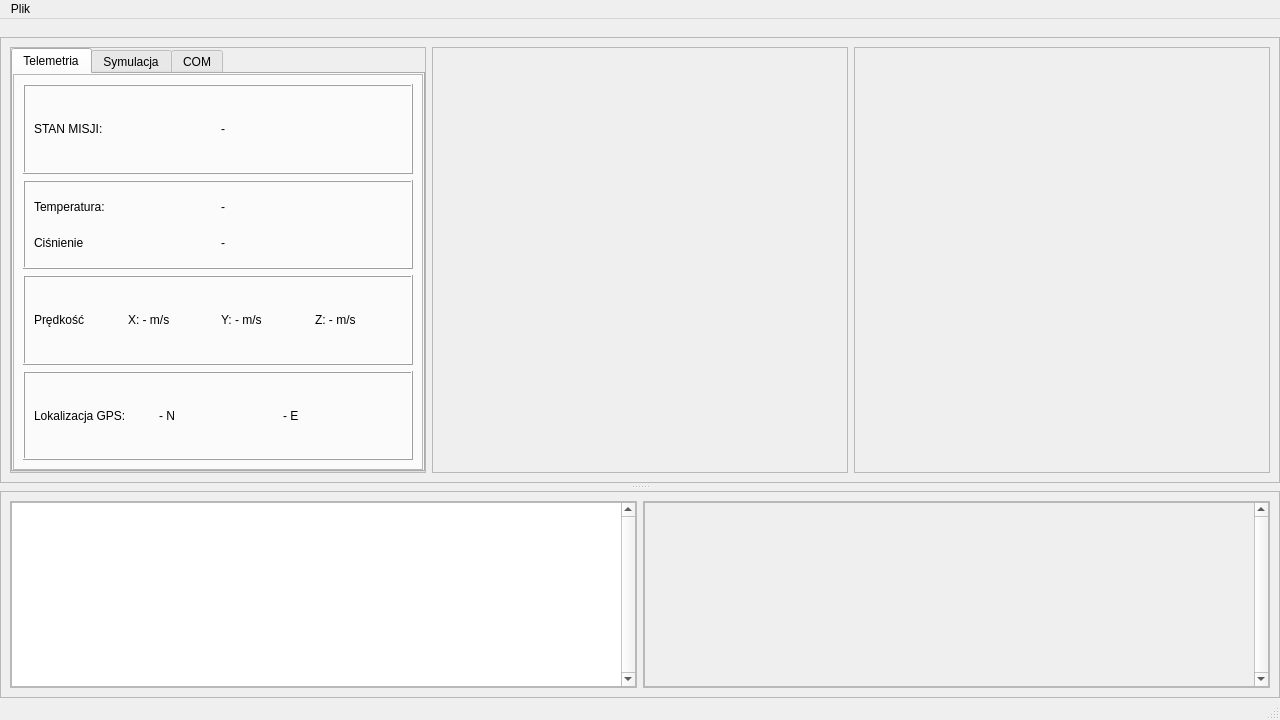
<?xml version="1.0" encoding="UTF-8"?>
<ui version="4.0">
 <class>MainWindow</class>
 <widget class="QMainWindow" name="MainWindow">
  <property name="geometry">
   <rect>
    <x>0</x>
    <y>0</y>
    <width>1280</width>
    <height>720</height>
   </rect>
  </property>
  <property name="sizePolicy">
   <sizepolicy hsizetype="Preferred" vsizetype="Preferred">
    <horstretch>0</horstretch>
    <verstretch>0</verstretch>
   </sizepolicy>
  </property>
  <property name="minimumSize">
   <size>
    <width>1280</width>
    <height>720</height>
   </size>
  </property>
  <property name="maximumSize">
   <size>
    <width>2560</width>
    <height>1440</height>
   </size>
  </property>
  <property name="windowTitle">
   <string>TerraCan Mission Control</string>
  </property>
  <widget class="QWidget" name="centralwidget">
   <layout class="QHBoxLayout" name="horizontalLayout_3">
    <property name="spacing">
     <number>0</number>
    </property>
    <property name="leftMargin">
     <number>0</number>
    </property>
    <property name="topMargin">
     <number>0</number>
    </property>
    <property name="rightMargin">
     <number>0</number>
    </property>
    <property name="bottomMargin">
     <number>0</number>
    </property>
    <item>
     <widget class="QStackedWidget" name="stackedWidget">
      <property name="currentIndex">
       <number>0</number>
      </property>
      <widget class="QWidget" name="main_view">
       <layout class="QHBoxLayout" name="horizontalLayout_4">
        <property name="spacing">
         <number>0</number>
        </property>
        <property name="leftMargin">
         <number>0</number>
        </property>
        <property name="topMargin">
         <number>18</number>
        </property>
        <property name="rightMargin">
         <number>0</number>
        </property>
        <property name="bottomMargin">
         <number>0</number>
        </property>
        <item>
         <widget class="QSplitter" name="splitter">
          <property name="orientation">
           <enum>Qt::Orientation::Vertical</enum>
          </property>
          <property name="handleWidth">
           <number>8</number>
          </property>
          <property name="childrenCollapsible">
           <bool>false</bool>
          </property>
          <widget class="QFrame" name="upper_half">
           <property name="minimumSize">
            <size>
             <width>0</width>
             <height>300</height>
            </size>
           </property>
           <property name="frameShape">
            <enum>QFrame::Shape::StyledPanel</enum>
           </property>
           <property name="frameShadow">
            <enum>QFrame::Shadow::Raised</enum>
           </property>
           <layout class="QHBoxLayout" name="horizontalLayout" stretch="3,3,3">
            <item>
             <widget class="QFrame" name="tab_list_container">
              <property name="frameShape">
               <enum>QFrame::Shape::StyledPanel</enum>
              </property>
              <property name="frameShadow">
               <enum>QFrame::Shadow::Raised</enum>
              </property>
              <layout class="QVBoxLayout" name="verticalLayout_2">
               <property name="spacing">
                <number>0</number>
               </property>
               <property name="leftMargin">
                <number>0</number>
               </property>
               <property name="topMargin">
                <number>0</number>
               </property>
               <property name="rightMargin">
                <number>0</number>
               </property>
               <property name="bottomMargin">
                <number>0</number>
               </property>
               <item>
                <widget class="QTabWidget" name="tab_list">
                 <property name="tabShape">
                  <enum>QTabWidget::TabShape::Rounded</enum>
                 </property>
                 <property name="currentIndex">
                  <number>0</number>
                 </property>
                 <widget class="QWidget" name="Telemetria">
                  <attribute name="title">
                   <string>Telemetria</string>
                  </attribute>
                  <layout class="QHBoxLayout" name="horizontalLayout_7">
                   <property name="spacing">
                    <number>0</number>
                   </property>
                   <property name="leftMargin">
                    <number>0</number>
                   </property>
                   <property name="topMargin">
                    <number>0</number>
                   </property>
                   <property name="rightMargin">
                    <number>0</number>
                   </property>
                   <property name="bottomMargin">
                    <number>0</number>
                   </property>
                   <item>
                    <widget class="QFrame" name="container">
                     <property name="frameShape">
                      <enum>QFrame::Shape::StyledPanel</enum>
                     </property>
                     <property name="frameShadow">
                      <enum>QFrame::Shadow::Raised</enum>
                     </property>
                     <layout class="QVBoxLayout" name="verticalLayout_6">
                      <item>
                       <widget class="QFrame" name="mission_state_container">
                        <property name="frameShape">
                         <enum>QFrame::Shape::Box</enum>
                        </property>
                        <property name="frameShadow">
                         <enum>QFrame::Shadow::Raised</enum>
                        </property>
                        <layout class="QHBoxLayout" name="horizontalLayout_8">
                         <item>
                          <widget class="QLabel" name="nochange">
                           <property name="text">
                            <string>STAN MISJI:</string>
                           </property>
                          </widget>
                         </item>
                         <item>
                          <widget class="QLabel" name="state">
                           <property name="text">
                            <string>-</string>
                           </property>
                          </widget>
                         </item>
                        </layout>
                       </widget>
                      </item>
                      <item>
                       <widget class="QFrame" name="primary_container">
                        <property name="frameShape">
                         <enum>QFrame::Shape::Box</enum>
                        </property>
                        <property name="frameShadow">
                         <enum>QFrame::Shadow::Raised</enum>
                        </property>
                        <layout class="QGridLayout" name="gridLayout">
                         <item row="0" column="0">
                          <widget class="QLabel" name="nochange_3">
                           <property name="text">
                            <string>Temperatura:</string>
                           </property>
                          </widget>
                         </item>
                         <item row="0" column="1">
                          <widget class="QLabel" name="temperature">
                           <property name="text">
                            <string>-</string>
                           </property>
                          </widget>
                         </item>
                         <item row="1" column="0">
                          <widget class="QLabel" name="nochange_4">
                           <property name="text">
                            <string>Ciśnienie</string>
                           </property>
                          </widget>
                         </item>
                         <item row="1" column="1">
                          <widget class="QLabel" name="pressure">
                           <property name="text">
                            <string>-</string>
                           </property>
                          </widget>
                         </item>
                        </layout>
                       </widget>
                      </item>
                      <item>
                       <widget class="QFrame" name="speeds">
                        <property name="frameShape">
                         <enum>QFrame::Shape::Box</enum>
                        </property>
                        <property name="frameShadow">
                         <enum>QFrame::Shadow::Raised</enum>
                        </property>
                        <layout class="QHBoxLayout" name="horizontalLayout_9">
                         <item>
                          <widget class="QLabel" name="nochange_5">
                           <property name="text">
                            <string>Prędkość</string>
                           </property>
                          </widget>
                         </item>
                         <item>
                          <widget class="QLabel" name="vx">
                           <property name="text">
                            <string>X: - m/s</string>
                           </property>
                          </widget>
                         </item>
                         <item>
                          <widget class="QLabel" name="vy">
                           <property name="text">
                            <string>Y: - m/s</string>
                           </property>
                          </widget>
                         </item>
                         <item>
                          <widget class="QLabel" name="vz">
                           <property name="text">
                            <string>Z: - m/s</string>
                           </property>
                          </widget>
                         </item>
                        </layout>
                       </widget>
                      </item>
                      <item>
                       <widget class="QFrame" name="GPS_coords_container">
                        <property name="frameShape">
                         <enum>QFrame::Shape::Box</enum>
                        </property>
                        <property name="frameShadow">
                         <enum>QFrame::Shadow::Raised</enum>
                        </property>
                        <layout class="QHBoxLayout" name="horizontalLayout_10">
                         <item>
                          <widget class="QLabel" name="nochange_2">
                           <property name="text">
                            <string>Lokalizacja GPS:</string>
                           </property>
                          </widget>
                         </item>
                         <item>
                          <widget class="QLabel" name="latitude">
                           <property name="text">
                            <string>- N</string>
                           </property>
                          </widget>
                         </item>
                         <item>
                          <widget class="QLabel" name="longitude">
                           <property name="text">
                            <string>- E</string>
                           </property>
                          </widget>
                         </item>
                        </layout>
                       </widget>
                      </item>
                     </layout>
                    </widget>
                   </item>
                  </layout>
                 </widget>
                 <widget class="QWidget" name="symulacja_tab">
                  <attribute name="title">
                   <string>Symulacja</string>
                  </attribute>
                  <layout class="QVBoxLayout" name="verticalLayout_7" stretch="3,1">
                   <item>
                    <widget class="QFrame" name="sim_setup">
                     <property name="frameShape">
                      <enum>QFrame::Shape::StyledPanel</enum>
                     </property>
                     <property name="frameShadow">
                      <enum>QFrame::Shadow::Raised</enum>
                     </property>
                     <layout class="QVBoxLayout" name="verticalLayout_8" stretch="3,0">
                      <property name="spacing">
                       <number>0</number>
                      </property>
                      <property name="leftMargin">
                       <number>0</number>
                      </property>
                      <property name="topMargin">
                       <number>0</number>
                      </property>
                      <property name="rightMargin">
                       <number>0</number>
                      </property>
                      <property name="bottomMargin">
                       <number>0</number>
                      </property>
                      <item>
                       <widget class="QFrame" name="start_container">
                        <property name="frameShape">
                         <enum>QFrame::Shape::Box</enum>
                        </property>
                        <property name="frameShadow">
                         <enum>QFrame::Shadow::Raised</enum>
                        </property>
                        <layout class="QHBoxLayout" name="horizontalLayout_11">
                         <property name="spacing">
                          <number>0</number>
                         </property>
                         <property name="leftMargin">
                          <number>0</number>
                         </property>
                         <property name="topMargin">
                          <number>0</number>
                         </property>
                         <property name="rightMargin">
                          <number>0</number>
                         </property>
                         <property name="bottomMargin">
                          <number>0</number>
                         </property>
                         <item>
                          <widget class="QFrame" name="simbtn1">
                           <property name="frameShape">
                            <enum>QFrame::Shape::Box</enum>
                           </property>
                           <property name="frameShadow">
                            <enum>QFrame::Shadow::Raised</enum>
                           </property>
                           <layout class="QVBoxLayout" name="verticalLayout_9">
                            <property name="spacing">
                             <number>3</number>
                            </property>
                            <property name="leftMargin">
                             <number>5</number>
                            </property>
                            <property name="topMargin">
                             <number>5</number>
                            </property>
                            <property name="rightMargin">
                             <number>5</number>
                            </property>
                            <property name="bottomMargin">
                             <number>5</number>
                            </property>
                            <item>
                             <widget class="QPushButton" name="startSIM">
                              <property name="sizePolicy">
                               <sizepolicy hsizetype="Minimum" vsizetype="Minimum">
                                <horstretch>0</horstretch>
                                <verstretch>0</verstretch>
                               </sizepolicy>
                              </property>
                              <property name="text">
                               <string>Uruchom SIM</string>
                              </property>
                             </widget>
                            </item>
                            <item>
                             <widget class="QPushButton" name="clear">
                              <property name="sizePolicy">
                               <sizepolicy hsizetype="Minimum" vsizetype="Minimum">
                                <horstretch>0</horstretch>
                                <verstretch>0</verstretch>
                               </sizepolicy>
                              </property>
                              <property name="text">
                               <string>Wyczyść</string>
                              </property>
                             </widget>
                            </item>
                           </layout>
                          </widget>
                         </item>
                         <item>
                          <widget class="QFrame" name="simbtn2">
                           <property name="frameShape">
                            <enum>QFrame::Shape::Box</enum>
                           </property>
                           <property name="frameShadow">
                            <enum>QFrame::Shadow::Raised</enum>
                           </property>
                           <layout class="QHBoxLayout" name="horizontalLayout_13">
                            <item>
                             <widget class="QCheckBox" name="checkBox_2">
                              <property name="text">
                               <string>Tryb auto</string>
                              </property>
                             </widget>
                            </item>
                            <item>
                             <widget class="QCheckBox" name="checkBox">
                              <property name="text">
                               <string>Pokaż wyniki w nowym oknie</string>
                              </property>
                              <property name="tristate">
                               <bool>false</bool>
                              </property>
                             </widget>
                            </item>
                           </layout>
                          </widget>
                         </item>
                        </layout>
                       </widget>
                      </item>
                      <item>
                       <widget class="QFrame" name="numbers_grid">
                        <property name="sizePolicy">
                         <sizepolicy hsizetype="Preferred" vsizetype="Preferred">
                          <horstretch>0</horstretch>
                          <verstretch>0</verstretch>
                         </sizepolicy>
                        </property>
                        <property name="minimumSize">
                         <size>
                          <width>0</width>
                          <height>0</height>
                         </size>
                        </property>
                        <property name="frameShape">
                         <enum>QFrame::Shape::Box</enum>
                        </property>
                        <property name="frameShadow">
                         <enum>QFrame::Shadow::Raised</enum>
                        </property>
                        <layout class="QGridLayout" name="gridLayout_2">
                         <item row="2" column="2">
                          <widget class="QDoubleSpinBox" name="vel_y">
                           <property name="decimals">
                            <number>1</number>
                           </property>
                           <property name="maximum">
                            <double>200.000000000000000</double>
                           </property>
                          </widget>
                         </item>
                         <item row="2" column="0">
                          <widget class="QLabel" name="label_19">
                           <property name="text">
                            <string>Prędkość startowa [m/s]</string>
                           </property>
                           <property name="alignment">
                            <set>Qt::AlignmentFlag::AlignRight|Qt::AlignmentFlag::AlignTrailing|Qt::AlignmentFlag::AlignVCenter</set>
                           </property>
                          </widget>
                         </item>
                         <item row="0" column="3">
                          <widget class="QLabel" name="label_17">
                           <property name="text">
                            <string>Z</string>
                           </property>
                          </widget>
                         </item>
                         <item row="2" column="3">
                          <widget class="QDoubleSpinBox" name="vel_z">
                           <property name="decimals">
                            <number>1</number>
                           </property>
                           <property name="maximum">
                            <double>200.000000000000000</double>
                           </property>
                          </widget>
                         </item>
                         <item row="3" column="0">
                          <widget class="QLabel" name="label_20">
                           <property name="text">
                            <string>Krok czasowy (dt)</string>
                           </property>
                           <property name="alignment">
                            <set>Qt::AlignmentFlag::AlignRight|Qt::AlignmentFlag::AlignTrailing|Qt::AlignmentFlag::AlignVCenter</set>
                           </property>
                          </widget>
                         </item>
                         <item row="0" column="1">
                          <widget class="QLabel" name="label_15">
                           <property name="text">
                            <string>X</string>
                           </property>
                          </widget>
                         </item>
                         <item row="2" column="1">
                          <widget class="QDoubleSpinBox" name="vel_x">
                           <property name="decimals">
                            <number>1</number>
                           </property>
                           <property name="maximum">
                            <double>200.000000000000000</double>
                           </property>
                          </widget>
                         </item>
                         <item row="1" column="2">
                          <widget class="QDoubleSpinBox" name="pos_y">
                           <property name="decimals">
                            <number>1</number>
                           </property>
                           <property name="maximum">
                            <double>10000.000000000000000</double>
                           </property>
                          </widget>
                         </item>
                         <item row="1" column="1">
                          <widget class="QDoubleSpinBox" name="pos_x">
                           <property name="decimals">
                            <number>1</number>
                           </property>
                           <property name="maximum">
                            <double>10000.000000000000000</double>
                           </property>
                          </widget>
                         </item>
                         <item row="1" column="3">
                          <widget class="QDoubleSpinBox" name="pos_z">
                           <property name="decimals">
                            <number>1</number>
                           </property>
                           <property name="maximum">
                            <double>10000.000000000000000</double>
                           </property>
                          </widget>
                         </item>
                         <item row="1" column="0">
                          <widget class="QLabel" name="label_18">
                           <property name="text">
                            <string>Pozycja startowa [m]</string>
                           </property>
                           <property name="alignment">
                            <set>Qt::AlignmentFlag::AlignRight|Qt::AlignmentFlag::AlignTrailing|Qt::AlignmentFlag::AlignVCenter</set>
                           </property>
                          </widget>
                         </item>
                         <item row="0" column="2">
                          <widget class="QLabel" name="label_16">
                           <property name="text">
                            <string>Y</string>
                           </property>
                          </widget>
                         </item>
                         <item row="3" column="1">
                          <widget class="QDoubleSpinBox" name="dt">
                           <property name="decimals">
                            <number>3</number>
                           </property>
                           <property name="minimum">
                            <double>0.001000000000000</double>
                           </property>
                           <property name="maximum">
                            <double>1.000000000000000</double>
                           </property>
                           <property name="singleStep">
                            <double>0.001000000000000</double>
                           </property>
                           <property name="value">
                            <double>0.010000000000000</double>
                           </property>
                          </widget>
                         </item>
                         <item row="3" column="2">
                          <widget class="QLabel" name="label">
                           <property name="text">
                            <string>Timeout [s]</string>
                           </property>
                           <property name="alignment">
                            <set>Qt::AlignmentFlag::AlignCenter</set>
                           </property>
                          </widget>
                         </item>
                         <item row="3" column="3">
                          <widget class="QDoubleSpinBox" name="timeout">
                           <property name="decimals">
                            <number>0</number>
                           </property>
                           <property name="maximum">
                            <double>2000.000000000000000</double>
                           </property>
                           <property name="singleStep">
                            <double>1.000000000000000</double>
                           </property>
                          </widget>
                         </item>
                        </layout>
                       </widget>
                      </item>
                     </layout>
                    </widget>
                   </item>
                   <item>
                    <widget class="QFrame" name="simoutput_container">
                     <property name="frameShape">
                      <enum>QFrame::Shape::StyledPanel</enum>
                     </property>
                     <property name="frameShadow">
                      <enum>QFrame::Shadow::Raised</enum>
                     </property>
                     <layout class="QHBoxLayout" name="horizontalLayout_12">
                      <property name="spacing">
                       <number>0</number>
                      </property>
                      <property name="leftMargin">
                       <number>0</number>
                      </property>
                      <property name="topMargin">
                       <number>0</number>
                      </property>
                      <property name="rightMargin">
                       <number>0</number>
                      </property>
                      <property name="bottomMargin">
                       <number>0</number>
                      </property>
                      <item>
                       <widget class="QPlainTextEdit" name="sim_output">
                        <property name="sizePolicy">
                         <sizepolicy hsizetype="Expanding" vsizetype="Expanding">
                          <horstretch>0</horstretch>
                          <verstretch>0</verstretch>
                         </sizepolicy>
                        </property>
                        <property name="minimumSize">
                         <size>
                          <width>0</width>
                          <height>0</height>
                         </size>
                        </property>
                        <property name="lineWrapMode">
                         <enum>QPlainTextEdit::LineWrapMode::NoWrap</enum>
                        </property>
                        <property name="textInteractionFlags">
                         <set>Qt::TextInteractionFlag::TextSelectableByKeyboard|Qt::TextInteractionFlag::TextSelectableByMouse</set>
                        </property>
                       </widget>
                      </item>
                     </layout>
                    </widget>
                   </item>
                  </layout>
                 </widget>
                 <widget class="QWidget" name="COM_tab">
                  <attribute name="title">
                   <string>COM</string>
                  </attribute>
                  <layout class="QVBoxLayout" name="verticalLayout_4" stretch="2,8">
                   <property name="spacing">
                    <number>0</number>
                   </property>
                   <property name="leftMargin">
                    <number>0</number>
                   </property>
                   <property name="topMargin">
                    <number>0</number>
                   </property>
                   <property name="rightMargin">
                    <number>0</number>
                   </property>
                   <property name="bottomMargin">
                    <number>0</number>
                   </property>
                   <item>
                    <widget class="QFrame" name="obsluga_com">
                     <property name="frameShape">
                      <enum>QFrame::Shape::StyledPanel</enum>
                     </property>
                     <property name="frameShadow">
                      <enum>QFrame::Shadow::Raised</enum>
                     </property>
                     <layout class="QHBoxLayout" name="horizontalLayout_6" stretch="1,1,1,0">
                      <property name="spacing">
                       <number>5</number>
                      </property>
                      <item>
                       <widget class="QLabel" name="wybrano">
                        <property name="maximumSize">
                         <size>
                          <width>80</width>
                          <height>16777215</height>
                         </size>
                        </property>
                        <property name="text">
                         <string>Wybrano port:</string>
                        </property>
                       </widget>
                      </item>
                      <item>
                       <widget class="QLabel" name="port_label">
                        <property name="text">
                         <string/>
                        </property>
                       </widget>
                      </item>
                      <item>
                       <widget class="QPushButton" name="COM_connect">
                        <property name="sizePolicy">
                         <sizepolicy hsizetype="Minimum" vsizetype="Fixed">
                          <horstretch>0</horstretch>
                          <verstretch>0</verstretch>
                         </sizepolicy>
                        </property>
                        <property name="maximumSize">
                         <size>
                          <width>120</width>
                          <height>16777215</height>
                         </size>
                        </property>
                        <property name="text">
                         <string>POŁĄCZ</string>
                        </property>
                        <property name="checkable">
                         <bool>true</bool>
                        </property>
                        <property name="checked">
                         <bool>false</bool>
                        </property>
                       </widget>
                      </item>
                      <item>
                       <widget class="QPushButton" name="refresh">
                        <property name="maximumSize">
                         <size>
                          <width>25</width>
                          <height>16777215</height>
                         </size>
                        </property>
                        <property name="text">
                         <string>O</string>
                        </property>
                       </widget>
                      </item>
                     </layout>
                    </widget>
                   </item>
                   <item>
                    <widget class="QFrame" name="lista_com">
                     <property name="frameShape">
                      <enum>QFrame::Shape::StyledPanel</enum>
                     </property>
                     <property name="frameShadow">
                      <enum>QFrame::Shadow::Raised</enum>
                     </property>
                     <layout class="QHBoxLayout" name="horizontalLayout_5">
                      <property name="spacing">
                       <number>0</number>
                      </property>
                      <property name="leftMargin">
                       <number>0</number>
                      </property>
                      <property name="topMargin">
                       <number>0</number>
                      </property>
                      <property name="rightMargin">
                       <number>0</number>
                      </property>
                      <property name="bottomMargin">
                       <number>0</number>
                      </property>
                      <item>
                       <widget class="QListWidget" name="com_list">
                        <property name="frameShape">
                         <enum>QFrame::Shape::StyledPanel</enum>
                        </property>
                        <property name="frameShadow">
                         <enum>QFrame::Shadow::Sunken</enum>
                        </property>
                        <property name="autoScroll">
                         <bool>false</bool>
                        </property>
                       </widget>
                      </item>
                     </layout>
                    </widget>
                   </item>
                  </layout>
                 </widget>
                </widget>
               </item>
              </layout>
             </widget>
            </item>
            <item>
             <widget class="QFrame" name="map_container">
              <property name="frameShape">
               <enum>QFrame::Shape::StyledPanel</enum>
              </property>
              <property name="frameShadow">
               <enum>QFrame::Shadow::Raised</enum>
              </property>
              <layout class="QVBoxLayout" name="verticalLayout_5"/>
             </widget>
            </item>
            <item>
             <widget class="QFrame" name="control_box">
              <property name="frameShape">
               <enum>QFrame::Shape::StyledPanel</enum>
              </property>
              <property name="frameShadow">
               <enum>QFrame::Shadow::Raised</enum>
              </property>
             </widget>
            </item>
           </layout>
          </widget>
          <widget class="QFrame" name="lower_half">
           <property name="frameShape">
            <enum>QFrame::Shape::StyledPanel</enum>
           </property>
           <property name="frameShadow">
            <enum>QFrame::Shadow::Raised</enum>
           </property>
           <layout class="QHBoxLayout" name="horizontalLayout_2" stretch="5,5">
            <item>
             <widget class="QFrame" name="logs">
              <property name="frameShape">
               <enum>QFrame::Shape::StyledPanel</enum>
              </property>
              <property name="frameShadow">
               <enum>QFrame::Shadow::Raised</enum>
              </property>
              <layout class="QVBoxLayout" name="verticalLayout">
               <property name="spacing">
                <number>0</number>
               </property>
               <property name="leftMargin">
                <number>0</number>
               </property>
               <property name="topMargin">
                <number>0</number>
               </property>
               <property name="rightMargin">
                <number>0</number>
               </property>
               <property name="bottomMargin">
                <number>0</number>
               </property>
               <item>
                <widget class="QPlainTextEdit" name="konsola">
                 <property name="verticalScrollBarPolicy">
                  <enum>Qt::ScrollBarPolicy::ScrollBarAlwaysOn</enum>
                 </property>
                 <property name="horizontalScrollBarPolicy">
                  <enum>Qt::ScrollBarPolicy::ScrollBarAsNeeded</enum>
                 </property>
                 <property name="undoRedoEnabled">
                  <bool>false</bool>
                 </property>
                 <property name="lineWrapMode">
                  <enum>QPlainTextEdit::LineWrapMode::NoWrap</enum>
                 </property>
                 <property name="readOnly">
                  <bool>true</bool>
                 </property>
                </widget>
               </item>
              </layout>
             </widget>
            </item>
            <item>
             <widget class="QFrame" name="plots_container">
              <property name="frameShape">
               <enum>QFrame::Shape::StyledPanel</enum>
              </property>
              <property name="frameShadow">
               <enum>QFrame::Shadow::Raised</enum>
              </property>
              <layout class="QVBoxLayout" name="verticalLayout_3">
               <property name="spacing">
                <number>0</number>
               </property>
               <property name="leftMargin">
                <number>0</number>
               </property>
               <property name="topMargin">
                <number>0</number>
               </property>
               <property name="rightMargin">
                <number>0</number>
               </property>
               <property name="bottomMargin">
                <number>0</number>
               </property>
               <item>
                <widget class="QScrollArea" name="scrollArea_2">
                 <property name="verticalScrollBarPolicy">
                  <enum>Qt::ScrollBarPolicy::ScrollBarAlwaysOn</enum>
                 </property>
                 <property name="widgetResizable">
                  <bool>true</bool>
                 </property>
                 <widget class="QWidget" name="scrollAreaWidgetContents_2">
                  <property name="geometry">
                   <rect>
                    <x>0</x>
                    <y>0</y>
                    <width>609</width>
                    <height>251</height>
                   </rect>
                  </property>
                 </widget>
                </widget>
               </item>
              </layout>
             </widget>
            </item>
           </layout>
          </widget>
         </widget>
        </item>
       </layout>
      </widget>
      <widget class="QWidget" name="page_2"/>
     </widget>
    </item>
   </layout>
  </widget>
  <widget class="QStatusBar" name="statusbar"/>
  <widget class="QMenuBar" name="menuBar">
   <property name="geometry">
    <rect>
     <x>0</x>
     <y>0</y>
     <width>1280</width>
     <height>21</height>
    </rect>
   </property>
   <widget class="QMenu" name="menuPlik">
    <property name="title">
     <string>Plik</string>
    </property>
    <addaction name="actionUstawienia"/>
   </widget>
   <addaction name="menuPlik"/>
  </widget>
  <action name="actionUstawienia">
   <property name="text">
    <string>Ustawienia</string>
   </property>
  </action>
 </widget>
 <resources/>
 <connections/>
</ui>
